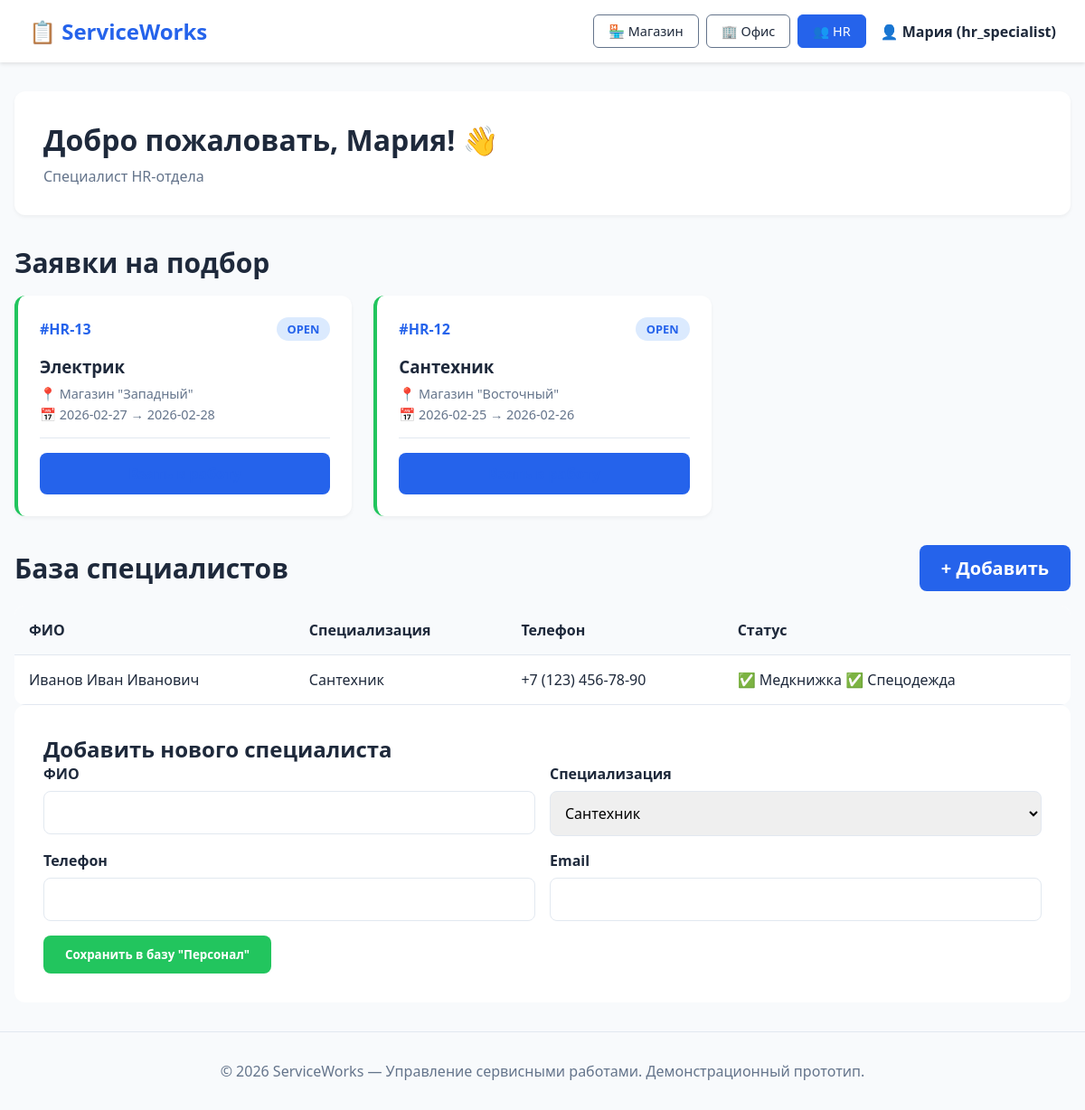
Page /?role=hr on the committed database.
### tables this page shows
CREATE TABLE `users` (
  `id` int(11) NOT NULL,
  `username` varchar(50) NOT NULL,
  `password_hash` varchar(255) NOT NULL,
  `full_name` varchar(100) NOT NULL,
  `role` enum('store_manager','office_manager','hr_specialist') NOT NULL,
  `store_id` int(11) DEFAULT NULL
);

CREATE TABLE `hr_requests` (
  `id` int(11) NOT NULL,
  `request_number` varchar(20) NOT NULL,
  `task_id` int(11) DEFAULT NULL,
  `position_title` varchar(100) NOT NULL,
  `store_id` int(11) NOT NULL,
  `start_date` date NOT NULL,
  `end_date` date NOT NULL,
  `status` enum('open','in_progress','closed') DEFAULT 'open',
  `created_at` timestamp NULL DEFAULT CURRENT_TIMESTAMP
);

CREATE TABLE `stores` (
  `id` int(11) NOT NULL,
  `name` varchar(100) NOT NULL
);

CREATE TABLE `specialists` (
  `id` int(11) NOT NULL,
  `full_name` varchar(100) NOT NULL,
  `specialization` varchar(100) NOT NULL,
  `phone` varchar(20) DEFAULT NULL,
  `email` varchar(100) DEFAULT NULL,
  `has_medical_book` tinyint(1) DEFAULT '0',
  `has_workwear` tinyint(1) DEFAULT '0',
  `has_car` tinyint(1) DEFAULT '0',
  `notes` text,
  `added_by` int(11) DEFAULT NULL,
  `added_at` timestamp NULL DEFAULT CURRENT_TIMESTAMP
);

### index.php (the view, shortened to what this page needs)
<?php
$host = 'localhost';
$db   = 'maga';
$user = 'root';
$pass = '';
$charset = 'utf8mb4';
$dsn = "mysql:host=$host;dbname=$db;charset=$charset";
$opt = [
    PDO::ATTR_ERRMODE            => PDO::ERRMODE_EXCEPTION,
    PDO::ATTR_DEFAULT_FETCH_MODE => PDO::FETCH_ASSOC,
    PDO::ATTR_EMULATE_PREPARES   => false,
];
try {
    $pdo = new PDO($dsn, $user, $pass, $opt);
} catch (\PDOException $e) {
    die("Ошибка подключения к БД: " . $e->getMessage());
}
$role = $_GET['role'] ?? 'store';
$current_user_id = 1;
if ($role == 'office') {
    $current_user_id = 2;
} elseif ($role == 'hr') {
    $current_user_id = 3;
}
$stmt = $pdo->prepare("SELECT u.*, s.name as store_name FROM users u LEFT JOIN stores s ON u.store_id = s.id WHERE u.id = ?");
$stmt->execute([$current_user_id]);
$user = $stmt->fetch();
$tasks = [];
$hr_requests = [];
$specialists = [];
if ($role == 'store') {
    $stmt = $pdo->prepare("SELECT * FROM tasks WHERE store_id = ? ORDER BY id DESC");
    $stmt->execute([$user['store_id']]);
    $tasks = $stmt->fetchAll();
} elseif ($role == 'hr') {
    $stmt = $pdo->query("SELECT hr.*, s.name as store_name FROM hr_requests hr JOIN stores s ON hr.store_id = s.id ORDER BY hr.id DESC");
    $hr_requests = $stmt->fetchAll();
    $stmt = $pdo->query("SELECT * FROM specialists ORDER BY id DESC");
    $specialists = $stmt->fetchAll();
}
function getStatusClass($status) {
    $map = [
        'draft' => 'secondary',
        'new' => 'primary',
        'in_progress' => 'warning',
        'awaiting_assignment' => 'info',
        'completed' => 'success',
        'open' => 'primary',
        'closed' => 'secondary'
    ];
    return $map[$status] ?? 'secondary';
}
?>
<!DOCTYPE html>
<html lang="ru">
<head>
</head>
<body>
    <header class="header">
        <div class="logo">📋 ServiceWorks</div>
        <div class="user-info">
            <div class="role-switcher">
                <a href="?role=store" class="role-btn <?= $role == 'store' ? 'active' : '' ?>">🏪 Магазин</a>
                <a href="?role=office" class="role-btn <?= $role == 'office' ? 'active' : '' ?>">🏢 Офис</a>
                <a href="?role=hr" class="role-btn <?= $role == 'hr' ? 'active' : '' ?>">👥 HR</a>
            </div>
            <div class="user-name">👤 <?= htmlspecialchars($user['full_name']) ?> (<?= $user['role'] ?>)</div>
        </div>
    </header>
    <div class="container">
        <div class="welcome">
            <h1>Добро пожаловать, <?= htmlspecialchars($user['full_name']) ?>! 👋</h1>
            <p>
                <?php if ($user['store_name']): ?>
                    Управляющий магазином "<?= htmlspecialchars($user['store_name']) ?>"
                <?php elseif ($user['role'] == 'office_manager'): ?>
                    Управляющий офисом
                <?php else: ?>
                    Специалист HR-отдела
                <?php endif; ?>
            </p>
        </div>
        <?php if ($role == 'store'): ?>
            <div class="section-title">
                <h2>Активные задания</h2>
                <a href="#create" class="btn btn-primary">+ Создать новое задание</a>
            </div>
            <div class="cards-grid">
                <?php if (count($tasks) > 0): ?>
                    <?php foreach ($tasks as $task): ?>
                    <div class="card" style="border-left-color: <?= $task['status'] == 'completed' ? 'var(--success)' : 'var(--primary)' ?>">
                        <div class="card-header">
                            <span class="task-number"><?= htmlspecialchars($task['task_number']) ?></span>
                            <span class="status-badge status-<?= getStatusClass($task['status']) ?>">
                                <?= $task['status'] == 'in_progress' ? 'В РАБОТЕ' : ($task['status'] == 'new' ? 'НОВЫЙ' : $task['status']) ?>
                            </span>
                        </div>
                        <h3><?= htmlspecialchars($task['title']) ?></h3>
                        <p class="card-info">📍 Магазин "<?= htmlspecialchars($user['store_name']) ?>"</p>
                        <p class="card-info">📅 <?= date('d M Y', strtotime($task['start_date'])) ?> → <?= date('d M Y', strtotime($task['end_date'])) ?></p>
                        <div class="card-actions">
                            <a href="#">[Подробнее →]</a>
                        </div>
                    </div>
                    <?php endforeach; ?>
                <?php else: ?>
                    <p>Нет активных заданий</p>
                <?php endif; ?>
            </div>
            <div id="create" class="form-card">
                <h2>Создание нового задания</h2>
                <form action="" method="POST">
                    <div class="form-group">
                        <label>Название работ</label>
                        <input type="text" name="title" placeholder="Например: Уборка территории" required>
                    </div>
                    <div class="form-row">
                        <div class="form-group">
                            <label>Категория / Должность</label>
                            <select name="category">
                                <option>Уборщик</option>
                                <option>Инвентаризатор</option>
                                <option>Сантехник</option>
                                <option>Электрик</option>
                                <option>Разнорабочий</option>
                            </select>
                        </div>
                        <div class="form-group">
                            <label>Статус</label>
                            <select name="status">
                                <option value="draft">Черновик</option>
                                <option value="new">Новый</option>
                            </select>
                        </div>
                    </div>
                    <div class="form-row">
                        <div class="form-group">
                            <label>Дата начала</label>
                            <input type="date" name="start_date" required>
                        </div>
                        <div class="form-group">
                            <label>Дата окончания</label>
                            <input type="date" name="end_date" required>
                        </div>
                    </div>
                    <div class="form-group">
                        <label>Дополнительные требования</label>
                        <textarea name="requirements" rows="3" placeholder="Опыт работы, наличие инструмента..."></textarea>
                    </div>
                    <div style="display: flex; gap: 1rem;">
                        <button type="submit" name="action" value="draft" class="btn btn-secondary">Сохранить черновик</button>
                        <button type="submit" name="action" value="new" class="btn btn-primary">Отправить в офис →</button>
                    </div>
                </form>
            </div>
        <?php elseif ($role == 'hr'): ?>
            <div class="section-title">
                <h2>Заявки на подбор</h2>
            </div>
            <div class="cards-grid">
                <?php foreach ($hr_requests as $req): ?>
                <div class="card" style="border-left-color: var(--success)">
                    <div class="card-header">
                        <span class="task-number"><?= htmlspecialchars($req['request_number']) ?></span>
                        <span class="status-badge status-<?= getStatusClass($req['status']) ?>"><?= $req['status'] ?></span>
                    </div>
                    <h3><?= htmlspecialchars($req['position_title']) ?></h3>
                    <p class="card-info">📍 Магазин "<?= htmlspecialchars($req['store_name']) ?>"</p>
                    <p class="card-info">📅 <?= $req['start_date'] ?> → <?= $req['end_date'] ?></p>
                    <div class="card-actions">
                        <a href="#" class="btn btn-primary btn-block">Взять в работу</a>
                    </div>
                </div>
                <?php endforeach; ?>
            </div>
            <div class="section-title">
                <h2>База специалистов</h2>
                <a href="#add-specialist" class="btn btn-primary">+ Добавить</a>
            </div>
            <table class="table">
                <thead>
                    <tr>
                        <th>ФИО</th>
                        <th>Специализация</th>
                        <th>Телефон</th>
                        <th>Статус</th>
                    </tr>
                </thead>
                <tbody>
                    <?php foreach ($specialists as $spec): ?>
                    <tr>
                        <td><?= htmlspecialchars($spec['full_name']) ?></td>
                        <td><?= htmlspecialchars($spec['specialization']) ?></td>
                        <td><?= htmlspecialchars($spec['phone']) ?></td>
                        <td>
                            <?php if ($spec['has_medical_book']): ?>✅ Медкнижка<?php endif; ?>
                            <?php if ($spec['has_workwear']): ?>✅ Спецодежда<?php endif; ?>
                        </td>
                    </tr>
                    <?php endforeach; ?>
                </tbody>
            </table>
            <div id="add-specialist" class="form-card">
                <h2>Добавить нового специалиста</h2>
                <form action="" method="POST">
                    <div class="form-row">
                        <div class="form-group">
                            <label>ФИО</label>
                            <input type="text" name="full_name" required>
                        </div>
                        <div class="form-group">
                            <label>Специализация</label>
                            <select name="specialization">
                                <option>Сантехник</option>
                            </select>
                        </div>
                    </div>
                    <div class="form-row">
                        <div class="form-group">
                            <label>Телефон</label>
                            <input type="text" name="phone">
                        </div>
                        <div class="form-group">
                            <label>Email</label>
                            <input type="email" name="email">
                        </div>
                    </div>
                    <button type="submit" class="btn btn-success">Сохранить в базу "Персонал"</button>
                </form>
            </div>
        <?php endif; ?>
    </div>
    <footer class="footer">
        © 2026 ServiceWorks — Управление сервисными работами. Демонстрационный прототип.
    </footer>
</body>
</html>

### index.php (style rules this page uses)
:root { --primary: #2563eb; --secondary: #64748b; --success: #22c55e; --warning: #f59e0b; --danger: #ef4444; --info: #06b6d4; --light: #f8fafc; --dark: #1e293b; }
* { margin: 0; padding: 0; box-sizing: border-box; font-family: 'Segoe UI', Tahoma, Geneva, Verdana, sans-serif; }
body { background: var(--light); color: var(--dark); }
.header { background: white; padding: 1rem 2rem; box-shadow: 0 2px 4px rgba(0,0,0,0.1); display: flex; justify-content: space-between; align-items: center; }
.logo { font-size: 1.5rem; font-weight: bold; color: var(--primary); display: flex; align-items: center; gap: 0.5rem; }
.user-info { display: flex; align-items: center; gap: 1rem; }
.role-switcher { display: flex; gap: 0.5rem; }
.role-btn { padding: 0.5rem 1rem; border: 1px solid var(--secondary); border-radius: 6px; background: white; cursor: pointer; text-decoration: none; color: var(--dark); font-size: 0.9rem; }
.role-btn.active { background: var(--primary); color: white; border-color: var(--primary); }
.user-name { font-weight: 600; }
.container { max-width: 1200px; margin: 2rem auto; padding: 0 1rem; }
.welcome { background: white; padding: 2rem; border-radius: 12px; margin-bottom: 2rem; box-shadow: 0 2px 4px rgba(0,0,0,0.05); }
.welcome h1 { margin-bottom: 0.5rem; }
.welcome p { color: var(--secondary); }
.btn { padding: 0.75rem 1.5rem; border: none; border-radius: 8px; cursor: pointer; font-weight: 600; text-decoration: none; display: inline-block; }
.btn-primary { background: var(--primary); color: white; }
.btn-success { background: var(--success); color: white; }
.btn-block { width: 100%; text-align: center; }
.cards-grid { display: grid; grid-template-columns: repeat(auto-fill, minmax(350px, 1fr)); gap: 1.5rem; margin-bottom: 2rem; }
.card { background: white; border-radius: 12px; padding: 1.5rem; box-shadow: 0 2px 4px rgba(0,0,0,0.05); border-left: 4px solid var(--primary); }
.card-header { display: flex; justify-content: space-between; align-items: center; margin-bottom: 1rem; }
.task-number { font-weight: bold; color: var(--primary); }
.status-badge { padding: 0.25rem 0.75rem; border-radius: 20px; font-size: 0.8rem; font-weight: 600; text-transform: uppercase; }
.status-primary { background: #dbeafe; color: var(--primary); }
.card h3 { margin-bottom: 0.5rem; }
.card-info { color: var(--secondary); font-size: 0.9rem; margin-bottom: 0.25rem; }
.card-actions { margin-top: 1rem; padding-top: 1rem; border-top: 1px solid #e2e8f0; }
.card-actions a { color: var(--primary); text-decoration: none; font-weight: 600; }
.section-title { font-size: 1.25rem; margin-bottom: 1rem; display: flex; justify-content: space-between; align-items: center; }
.form-card { background: white; padding: 2rem; border-radius: 12px; margin-bottom: 2rem; }
.form-group { margin-bottom: 1rem; }
.form-group label { display: block; margin-bottom: 0.5rem; font-weight: 600; }
.form-group input, .form-group select, .form-group textarea { width: 100%; padding: 0.75rem; border: 1px solid #e2e8f0; border-radius: 8px; font-size: 1rem; }
.form-row { display: grid; grid-template-columns: 1fr 1fr; gap: 1rem; }
.footer { text-align: center; padding: 2rem; color: var(--secondary); border-top: 1px solid #e2e8f0; margin-top: 2rem; }
.table { width: 100%; border-collapse: collapse; background: white; border-radius: 12px; overflow: hidden; }
.table th, .table td { padding: 1rem; text-align: left; border-bottom: 1px solid #e2e8f0; }
.table th { background: #f8fafc; font-weight: 600; }

### rows in the picture
users: full_name "Мария", role "hr_specialist"
hr_requests: request_number "#HR-13", status "OPEN", position_title "Электрик", store.name "Западный", start_date "2026-02-27", end_date "2026-02-28"
hr_requests: request_number "#HR-12", status "OPEN", position_title "Сантехник", store.name "Восточный", start_date "2026-02-25", end_date "2026-02-26"
specialists: full_name "Иванов Иван Иванович", specialization "Сантехник", phone "+7 (123) 456-78-90", has_medical_book "✅ Медкнижка", has_workwear "✅ Спецодежда"
